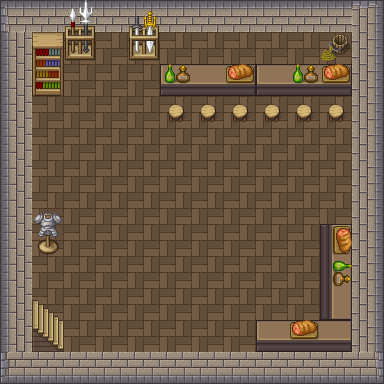

Rendered tile map (Tiled .tmx) drawn with the repository's tilesets; below, a short description and the map source with its tile grids summarised:
An orthogonal 12x12 tile map with 32x32 px tiles, 5 tile layers (Background, Mur, Escalier, BAR, ...), 2 tilesets.

<map version="1.2" tiledversion="1.3.1" orientation="orthogonal" renderorder="left-up" compressionlevel="0" width="12" height="12" tilewidth="32" tileheight="32" infinite="0" nextlayerid="7" nextobjectid="2">
 <tileset firstgid="1" name="[Base]BaseChip_pipo" tilewidth="32" tileheight="32" tilecount="1064" columns="8">
  <image source="[Base]BaseChip_pipo.png" width="256" height="4256" />
 </tileset>
 <tileset firstgid="1065" name="[Base]BaseChip_pipo" tilewidth="32" tileheight="32" tilecount="1064" columns="8">
  <image source="[Base]BaseChip_pipo.png" width="256" height="4256" />
 </tileset>
 <layer id="1" name="Background" width="12" height="12">
  <data>[144 cells, 144 non-empty, 1 distinct tile ids]</data>
 </layer>
 <layer id="2" name="Mur" width="12" height="12">
  <data>[144 cells, 44 non-empty, 3 distinct tile ids]</data>
 </layer>
 <layer id="3" name="Escalier" width="12" height="12">
  <data>[144 cells, 2 non-empty, 2 distinct tile ids]</data>
 </layer>
 <layer id="4" name="BAR" width="12" height="12">
  <data>[144 cells, 21 non-empty, 7 distinct tile ids]</data>
 </layer>
 <layer id="5" name="bouffe" width="12" height="12">
  <data>[144 cells, 13 non-empty, 8 distinct tile ids]</data>
 </layer>
</map>
